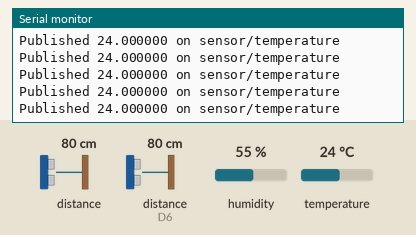
This sketch was run on a simulated ESP8266 (NodeMCU). On the bench: the last lines printed to the serial monitor. Wiring (inferred from the names in the program): 2 × ultrasonic range finder: trigger D2, echo D3 / trigger D5, echo D6. The test bench sets the inputs (shaded band); at power-on: distance to the obstacle 80 cm, distance to the obstacle (sensor on D6) 80 cm, humidity 55 %, temperature 24 °C. The echo pulse lasts 58.3 µs per cm; WiFi joins after 1.5 s; servers stay silent unless stated; no MQTT or app messages arrive unless stated.

Above: at 2.7 s.
2.8 s: distance to the obstacle (sensor 0) set to 21 cm
4.3 s: distance to the obstacle (sensor 0) set to 18 cm
At 5.2 s:
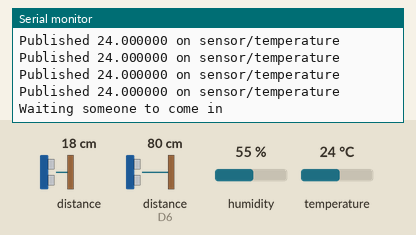
5.8 s: distance to the obstacle (sensor on D6) set to 22 cm
7.3 s: distance to the obstacle (sensor on D6) set to 17 cm
At 8.1 s:
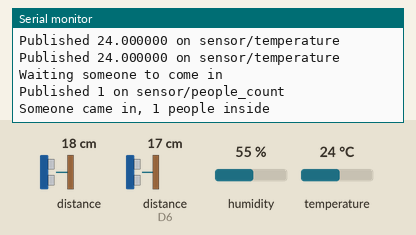
8.8 s: distance to the obstacle (sensor 0) set to 6 cm
At 10.0 s:
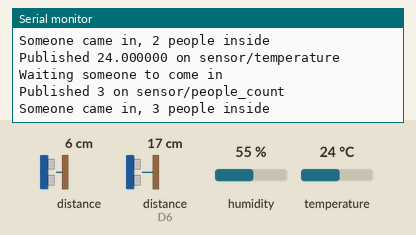
10.3 s: distance to the obstacle (sensor 0) set to 3 cm
At 11.8 s:
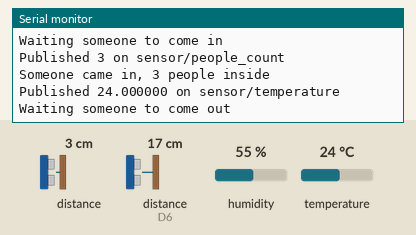

Measured:
- the behaviour switches between 20 and 19 cm on distance to the obstacle (sensor 0) (found by bisection; images 0 and 1)
- the behaviour switches between 20 and 19 cm on distance to the obstacle (sensor on D6) (found by bisection; images 1 and 2)
- the behaviour switches between 5 and 4 cm on distance to the obstacle (sensor 0) (found by bisection; images 3 and 4)
- after the input at 4.3 s, the serial monitor: prints a new line at once (image 1)
- after the input at 7.3 s, the serial monitor: prints a new line at once (image 2)
- after the input at 10.3 s, the serial monitor: prints a new line after 0.25 s (image 4)

The sketch:

mixed_publisher.ino
```cpp
#include <ESP8266WiFi.h>
#include <PubSubClient.h>
#include <DHT.h>

#define WIFI_SSID "SSID"
#define WIFI_PASS "PASS"

#define MQTT_SERVER "192.168.1.1"

#define OUTSIDE_TRIGGER_PIN D2
#define OUTSIDE_ECHO_PIN D3
#define INSIDE_TRIGGER_PIN D5
#define INSIDE_ECHO_PIN D6
#define DHT11_PIN D1

WiFiClient wifiClient;
PubSubClient pubSubClient(wifiClient);

int peopleCount = 0;

DHT dht(DHT11_PIN, DHT11);

void setup() {
  Serial.begin(9600);
  Serial.println("Serial begin");

  setupWifi();

  pubSubClient.setServer(MQTT_SERVER, 1883);

  pinMode(OUTSIDE_TRIGGER_PIN, OUTPUT);
  pinMode(OUTSIDE_ECHO_PIN, INPUT);
  pinMode(INSIDE_TRIGGER_PIN, OUTPUT);
  pinMode(INSIDE_ECHO_PIN, INPUT);

  dht.begin();
}

void setupWifi() {
  Serial.print("Connecting to ");
  Serial.println(WIFI_SSID);

  WiFi.begin(WIFI_SSID, WIFI_PASS);

  while (WiFi.status() != WL_CONNECTED) {
    delay(500);
    Serial.print(".");
  }

  Serial.println();
  Serial.println("WiFi connected");
  Serial.print("IP address: ");
  Serial.println(WiFi.localIP());
}

void reconnect() {
  while (!pubSubClient.connected()) {
    Serial.print("Attempting MQTT connection... ");
    if (pubSubClient.connect("mixed_publisher")) {
      Serial.println("Connected");
    } else {
      Serial.print("Failed, rc=");
      Serial.print(pubSubClient.state());
      Serial.println(" try again in 5 seconds");
      delay(5000);
    }
  }
}

void updatePeopleCount(int newPeopleCount) {
  peopleCount = newPeopleCount;

  while (!pubSubClient.connected()) {
    reconnect();
  }

  pubSubClient.loop();

  const char* topic = "sensor/people_count";

  char message[16];
  sprintf(message, "%d", peopleCount);

  pubSubClient.publish(topic, message);

  Serial.print("Published ");
  Serial.print(message);
  Serial.print(" on ");
  Serial.println(topic);
}

void updateTemperature() {
  while (!pubSubClient.connected()) {
    reconnect();
  }

  pubSubClient.loop();

  float temperature = dht.readTemperature();

  if (!isnan(temperature)) {
    const char* topic = "sensor/temperature";

    char message[16];
    sprintf(message, "%f", temperature);

    pubSubClient.publish(topic, message);

    Serial.print("Published ");
    Serial.print(message);
    Serial.print(" on ");
    Serial.println(topic);
  }
}

void loop() {
  updateTemperature();
  delay(30);

  if (checkOutside()) {
    Serial.println("Waiting someone to come in");
    while (!checkInside()) {
      delay(5);
    }

    updatePeopleCount(peopleCount + 1);

    Serial.print("Someone came in, ");
    Serial.print(peopleCount);
    Serial.println(" people inside");

    delay(1000);
  } else if (checkInside()) {
    Serial.println("Waiting someone to come out");
    while (!checkOutside()) {
      delay(5);
    }

    updatePeopleCount(peopleCount - 1);

    Serial.print("Someone came out, ");
    Serial.print(peopleCount);
    Serial.println(" people inside");

    delay(1000);
  }
}

bool checkDistance(int triggerPin, int echoPin) {
  digitalWrite(triggerPin, LOW);
  delayMicroseconds(2);
  digitalWrite(triggerPin, HIGH);
  delayMicroseconds(10);
  digitalWrite(triggerPin, LOW);

  long duration = pulseIn(echoPin, HIGH);
  float distance = (duration / 2) / 29.1;

  return distance >= 5 && distance <= 20;
}

bool checkOutside() {
  return checkDistance(OUTSIDE_TRIGGER_PIN, OUTSIDE_ECHO_PIN);
}

bool checkInside() {
  return checkDistance(INSIDE_TRIGGER_PIN, INSIDE_ECHO_PIN);
}
```
